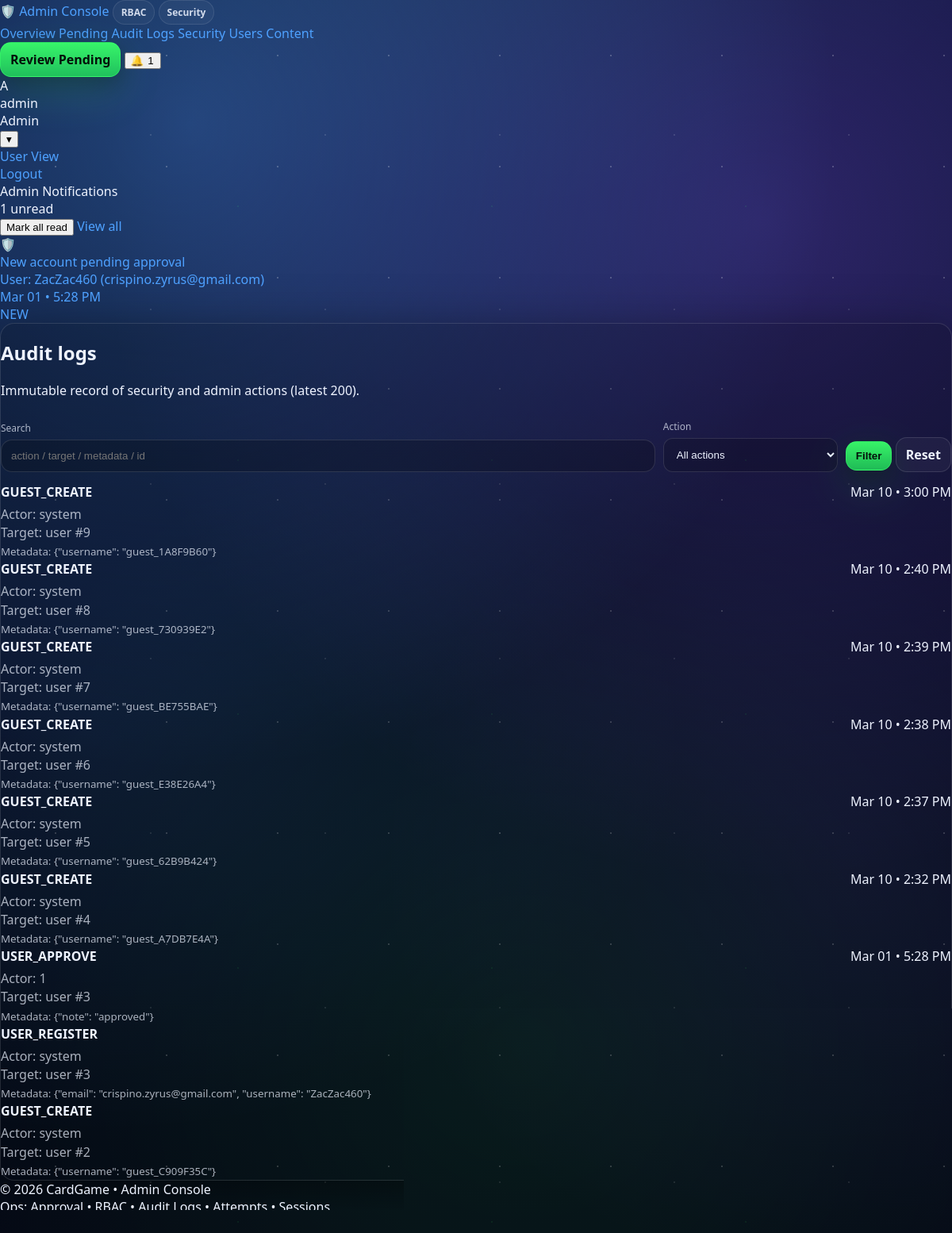
The app's page /admin/audit.php (signed in) with its own data.
### tables this page shows
CREATE TABLE `dashboard_notifications` (
  `id` bigint UNSIGNED NOT NULL,
  `user_id` bigint UNSIGNED NOT NULL,
  `type` varchar(32) NOT NULL,
  `title` varchar(120) NOT NULL,
  `body` varchar(500) DEFAULT NULL,
  `link_url` varchar(255) DEFAULT NULL,
  `is_read` tinyint(1) NOT NULL DEFAULT '0',
  `created_at` datetime NOT NULL DEFAULT CURRENT_TIMESTAMP,
  `read_at` datetime DEFAULT NULL
);

CREATE TABLE `audit_logs` (
  `id` bigint UNSIGNED NOT NULL,
  `actor_user_id` bigint UNSIGNED DEFAULT NULL,
  `action` varchar(64) NOT NULL,
  `target_type` varchar(32) NOT NULL,
  `target_id` bigint UNSIGNED DEFAULT NULL,
  `metadata_json` json DEFAULT NULL,
  `ip_address` varbinary(16) DEFAULT NULL,
  `created_at` datetime NOT NULL DEFAULT CURRENT_TIMESTAMP
);

### includes/helpers.php (called while the page is built, shortened)
<?php
function h($s): string {
  return htmlspecialchars((string)$s, ENT_QUOTES, 'UTF-8');
}
function base_path(): string {
  $script = $_SERVER['SCRIPT_NAME'] ?? '';
  $dir = rtrim(str_replace('\\', '/', dirname($script)), '/');
  if (preg_match('#^(.*?)/admin(?:/.*)?$#', $dir, $m)) {
    $dir = $m[1];
  }
  return $dir;
}

### includes/auth.php (called while the page is built, shortened)
<?php
require_once __DIR__ . '/helpers.php';
function current_user(): ?array {
  return $_SESSION['user'] ?? null;
}

### admin/audit.php (the view, shortened to what this page needs)
<?php
require_once __DIR__ . "/../includes/helpers.php";
require_once __DIR__ . "/../includes/auth.php";
require_once __DIR__ . "/../includes/admin_ui.php";
$bp = base_path();
$q = trim((string)($_GET['q'] ?? ''));
$sql = "
  SELECT a.id, a.actor_user_id, a.action, a.target_type, a.target_id, a.metadata_json, a.created_at
  FROM audit_logs a
  WHERE 1=1
";
$sql .= " ORDER BY a.created_at DESC LIMIT 200 ";
$stmt = $mysqli->prepare($sql);
$stmt->execute();
$rows = $stmt->get_result()->fetch_all(MYSQLI_ASSOC);
admin_ui_header("Audit Logs");
?>
<div class="card">
  <h2>Audit logs</h2>
  <p class="sub">Immutable record of security and admin actions (latest 200).</p>
  <form method="get" style="display:flex; gap:10px; flex-wrap:wrap; align-items:end;">
    <div style="flex:1; min-width:220px;">
      <label>Search</label>
      <input name="q" value="<?= h($q) ?>" placeholder="action / target / metadata / id"/>
    </div>
    <div style="min-width:220px;">
      <label>Action</label>
      <select name="action" style="width:100%; padding:12px; border-radius:12px; border:1px solid var(--border); background:rgba(0,0,0,.18); color:var(--text);">
        <option value="">All actions</option>
      </select>
    </div>
    <div class="btns" style="margin-top:0;">
      <button class="btn btn-primary" type="submit">Filter</button>
      <a class="btn" href="<?= h($bp) ?>/admin/audit.php">Reset</a>
    </div>
  </form>
  <div style="margin-top:14px;">
    <?php if (!$rows): ?>
      <div class="alert">No audit entries found.</div>
    <?php else: ?>
      <?php foreach ($rows as $r): ?>
        <div class="alert">
          <div style="display:flex; justify-content:space-between; gap:10px; flex-wrap:wrap;">
            <b><?= h($r['action']) ?></b>
            <span class="badge"><?= h(date("M d • g:i A", strtotime((string)$r['created_at']))) ?></span>
          </div>
          <div style="color:var(--muted); margin-top:6px; line-height:1.45;">
            Actor: <?= h((string)($r['actor_user_id'] ?? 'system')) ?><br/>
            Target: <?= h($r['target_type']) ?> #<?= h($r['target_id'] ?? '—') ?><br/>
            <?php if (!empty($r['metadata_json'])): ?>
              <small>Metadata: <?= h((string)$r['metadata_json']) ?></small>
            <?php endif; ?>
          </div>
        </div>
      <?php endforeach; ?>
    <?php endif; ?>
  </div>
</div>
<?php admin_ui_footer(); ?>

### includes/admin_ui.php (shortened to what this page needs)
<?php
require_once __DIR__ . '/helpers.php';
require_once __DIR__ . '/auth.php';
function admin_notif_icon(string $type): string {
  return match ($type) {
    'admin_approval'  => '🛡️',
    'security_alert'  => '🔐',
    'card_change'     => '🃏',
    'penalty'         => '⚠️',
    default           => '🔔',
  };
}
function admin_fetch_notifications(mysqli $mysqli, int $user_id, int $limit = 8): array {
  $stmt = $mysqli->prepare("
    SELECT id, type, title, body, link_url, is_read, created_at
    FROM dashboard_notifications
    WHERE user_id = ?
    ORDER BY created_at DESC
    LIMIT ?
  ");
  $stmt->bind_param("ii", $user_id, $limit);
  $stmt->execute();
  $rows = $stmt->get_result()->fetch_all(MYSQLI_ASSOC);
  return $rows;
}
function admin_count_unread(mysqli $mysqli, int $user_id): int {
  $stmt = $mysqli->prepare("SELECT COUNT(*) c FROM dashboard_notifications WHERE user_id = ? AND is_read = 0");
  $stmt->bind_param("i", $user_id);
  $stmt->execute();
  $c = (int)($stmt->get_result()->fetch_assoc()['c'] ?? 0);
  return $c;
}
function admin_ui_header(string $title = 'Admin'): void {
  global $mysqli;
  $bp = base_path();
  $u = current_user();
  $uid = (int)$u['id'];
  $unread = admin_count_unread($mysqli, $uid);
  $notes = admin_fetch_notifications($mysqli, $uid, 8);
  ?><!doctype html>
<html lang="en">
<head>
  <link rel="stylesheet" href="<?= h($bp) ?>/assets/style.css"/>
</head>
<body>
<header class="app-topbar">
  <div class="app-topbar__inner">
    <a class="brand" href="<?= h($bp) ?>/admin/index.php">
      <span class="brand__logo">🛡️</span>
      <span class="brand__name">Admin Console</span>
      <span class="pill">RBAC</span>
      <span class="pill pill-warn">Security</span>
    </a>
    <nav class="nav">
      <a class="nav__link" href="<?= h($bp) ?>/admin/index.php">Overview</a>
      <a class="nav__link" href="<?= h($bp) ?>/admin/pending-users.php">Pending</a>
      <a class="nav__link" href="<?= h($bp) ?>/admin/audit.php">Audit Logs</a>
      <a class="nav__link" href="<?= h($bp) ?>/admin/security.php">Security</a>
      <a class="nav__link" href="<?= h($bp) ?>/admin/users.php">Users</a>
      <a class="nav__link" href="<?= h($bp) ?>/admin/game-content.php">Content</a>
    </nav>
    <div class="actions">
      <a class="btn btn-primary" href="<?= h($bp) ?>/admin/pending-users.php">
        Review Pending
      </a>
      <button class="icon-btn" id="notifBtn" type="button" aria-haspopup="true" aria-expanded="false" title="Notifications">
        🔔
        <?php if ($unread > 0): ?>
          <span class="dot"><?= (int)$unread ?></span>
        <?php endif; ?>
      </button>
      <div class="userchip" id="userChip">
        <div class="avatar"><?= h(strtoupper(substr((string)$u['username'], 0, 1))) ?></div>
        <div class="userchip__meta">
          <div class="userchip__name"><?= h($u['username']) ?></div>
          <div class="userchip__sub">Admin</div>
        </div>
        <button class="icon-btn" id="userMenuBtn" type="button" aria-haspopup="true" aria-expanded="false" title="Menu">▾</button>
        <div class="dropdown" id="userMenu" role="menu">
          <a class="dropdown__item" href="<?= h($bp) ?>/dashboard.php">User View</a>
          <a class="dropdown__item danger" href="<?= h($bp) ?>/logout.php">Logout</a>
        </div>
      </div>
      <div class="dropdown dropdown--wide" id="notifMenu" aria-label="Notifications">
        <div class="dropdown__head">
          <div>
            <div class="dropdown__title">Admin Notifications</div>
            <div class="dropdown__sub"><?= $unread ?> unread</div>
          </div>
          <div class="dropdown__headActions">
            <button class="mini-btn" id="markAllReadBtn" type="button">Mark all read</button>
            <a class="mini-btn" href="<?= h($bp) ?>/notifications.php">View all</a>
          </div>
        </div>
        <div class="dropdown__list">
          <?php if (!$notes): ?>
            <div class="empty">No notifications yet.</div>
          <?php else: ?>
            <?php foreach ($notes as $n): ?>
              <?php
                $icon = admin_notif_icon((string)$n['type']);
                $is_read = ((int)$n['is_read'] === 1);
                $when = $n['created_at'] ? date("M d • g:i A", strtotime((string)$n['created_at'])) : '';
                $link = (string)($n['link_url'] ?? '');
                $href = $link ? ($bp . $link) : '#';
              ?>
              <a class="notif <?= $is_read ? 'read' : 'unread' ?>"
                 href="<?= h($href) ?>"
                 data-notif-id="<?= (int)$n['id'] ?>"
                 data-has-link="<?= $link ? '1' : '0' ?>">
                <div class="notif__icon"><?= $icon ?></div>
                <div class="notif__body">
                  <div class="notif__title"><?= h($n['title']) ?></div>
                  <?php if (!empty($n['body'])): ?>
                    <div class="notif__text"><?= h($n['body']) ?></div>
                  <?php endif; ?>
                  <div class="notif__time"><?= h($when) ?></div>
                </div>
                <?php if (!$is_read): ?><div class="notif__pill">NEW</div><?php endif; ?>
              </a>
            <?php endforeach; ?>
          <?php endif; ?>
        </div>
      </div>
    </div>
  </div>
</header>
<main class="app-shell">
<?php
}
function admin_ui_footer(): void {
  $bp = base_path();
  ?>
</main>
<footer class="app-footer">
  <div class="app-footer__inner">
    <div class="muted">© <?= date('Y') ?> CardGame • Admin Console</div>
    <div class="muted">Ops: Approval • RBAC • Audit Logs • Attempts • Sessions</div>
    <div class="muted"><a href="<?= h($bp) ?>/admin/index.php">Admin Home</a></div>
  </div>
</footer>
</body>
</html>
<?php
}

### assets/style.css (style rules this page uses)
:root { --bg0:#050818; --bg1:#070b22; --bg2:#0a1233; --text:#eef3ff; --muted:rgba(238,243,255,.70); --softText:rgba(238,243,255,.86); --faintText:rgba(238,243,255,.60); --primary:#39ff6a; --primary2:#21d85a; --blue:#4ea1ff; --violet:#8b5cff; --danger:#ff4d6d; --warn:#ffcd66; --radius:18px; --max:1120px; --border:rgba(255,255,255,.12); --border2:rgba(255,255,255,.10); --glass:rgba(0,0,0,.18); --glass2:rgba(255,255,255,.06); --surface:rgba(255,255,255,.04); --surfaceHover:rgba(255,255,255,.06); --surfaceStrong:rgba(255,255,255,.08); --shadow:0 22px 70px rgba(0,0,0,.55); --shadowSoft:0 12px 35px rgba(0,0,0,.38); --ring:0 0 0 3px rgba(57,255,106,.12); --nebulaA:rgba(78,161,255,.35); --nebulaB:rgba(139,92,255,.28); --nebulaC:rgba(57,255,106,.10); --nebulaD:rgba(33,216,90,.08); --nebulaE:rgba(78,161,255,.12); --nebulaF:rgba(139,92,255,.10); --star1:rgba(255,255,255,.60); --star2:rgba(255,255,255,.35); --star3:rgba(57,255,106,.25); --topnavBg:rgba(4,6,18,.55); --footerBg:rgba(2,4,12,.55); --bannerBg:rgba(12,18,44,.70); --inputBg:rgba(0,0,0,.22); --modalBg:rgba(8,12,28,.92); }
* { box-sizing:border-box; }
html,body { height:100%; }
body { margin:0; font-family: ui-sans-serif, system-ui, -apple-system, Segoe UI, Roboto, Arial; color:var(--text); background:linear-gradient(180deg, var(--bg1), var(--bg0)); overflow-x:hidden; }
a { color:var(--blue); text-decoration:none; }
body::before { content:""; position:fixed; inset:0; z-index:-1; background: radial-gradient(circle at 20% 10%, var(--nebulaA), transparent 48%), radial-gradient(circle at 80% 18%, var(--nebulaB), transparent 52%), radial-gradient(circle at 55% 85%, var(--nebulaC), transparent 55%), radial-gradient(1100px 700px at 50% -10%, var(--nebulaD), transparent 60%), radial-gradient(1200px 800px at 10% 60%, var(--nebulaE), transparent 62%), radial-gradient(1000px 900px at 90% 70%, var(--nebulaF), transparent 60%), linear-gradient(180deg, var(--bg2), var(--bg0)); }
body::after { content:""; position:fixed; inset:0; z-index:-1; pointer-events:none; opacity:.35; background-image: radial-gradient(var(--star1) 1px, transparent 1.2px), radial-gradient(var(--star2) 1px, transparent 1.2px), radial-gradient(var(--star3) 1px, transparent 1.3px); background-size:140px 140px, 220px 220px, 320px 320px; background-position:0 0, 80px 60px, 140px 100px; filter:blur(.2px); }
.card { border:1px solid var(--border); border-radius:var(--radius); background:var(--glass); box-shadow:var(--shadow); }
.pill { display:inline-flex; align-items:center; gap:8px; padding:6px 10px; border-radius:999px; border:1px solid var(--border2); background:var(--surface); font-size:12px; font-weight:900; color:var(--softText); }
.dot { width:10px; height:10px; border-radius:999px; display:inline-block; }
.btn { appearance:none; border:1px solid var(--border); background:var(--surface); color:var(--text); border-radius:14px; padding:10px 12px; cursor:pointer; font-weight:800; display:inline-flex; align-items:center; justify-content:center; gap:10px; transition:transform .12s ease, filter .12s ease, box-shadow .12s ease; }
.btn-primary { color:#04110a; border-color:rgba(57,255,106,.50); background:linear-gradient(180deg, rgba(57,255,106,.95), rgba(33,216,90,.85)); box-shadow:0 18px 55px rgba(57,255,106,.18), 0 10px 30px rgba(0,0,0,.35); }
label { display:block; margin:10px 0 6px; color:var(--muted); font-size:12px; }
input, select { width:100%; padding:12px 12px; border-radius:14px; border:1px solid var(--border); background:var(--inputBg); color:var(--text); outline:none; }

### records on screen
dashboard_notifications: type "🛡️", title "New account pending approval", body "User: ZacZac460 (crispino.zyrus@gmail.com)", created_at "Mar 01 • 5:28 PM", is_read "NEW"
audit_logs: action "GUEST_CREATE", created_at "Mar 10 • 3:00 PM", actor_user "system", target_type "user", target "9", metadata_json "{\"username\": \"guest_1A8F9B60\"}"
audit_logs: action "GUEST_CREATE", created_at "Mar 10 • 2:40 PM", actor_user "system", target_type "user", target "8", metadata_json "{\"username\": \"guest_730939E2\"}"
audit_logs: action "GUEST_CREATE", created_at "Mar 10 • 2:39 PM", actor_user "system", target_type "user", target "7", metadata_json "{\"username\": \"guest_BE755BAE\"}"
audit_logs: action "GUEST_CREATE", created_at "Mar 10 • 2:38 PM", actor_user "system", target_type "user", target "6", metadata_json "{\"username\": \"guest_E38E26A4\"}"
audit_logs: action "GUEST_CREATE", created_at "Mar 10 • 2:37 PM", actor_user "system", target_type "user", target "5", metadata_json "{\"username\": \"guest_62B9B424\"}"
audit_logs: action "GUEST_CREATE", created_at "Mar 10 • 2:32 PM", actor_user "system", target_type "user", target "4", metadata_json "{\"username\": \"guest_A7DB7E4A\"}"
audit_logs: action "USER_APPROVE", created_at "Mar 01 • 5:28 PM", actor_user "1", target_type "user", target "3", metadata_json "{\"note\": \"approved\"}"
audit_logs: action "USER_REGISTER", actor_user "system", target_type "user", target "3", metadata_json "{\"email\": \"crispino.zyrus@gmail.com\", \"username\": \"ZacZac460\"}"
audit_logs: action "GUEST_CREATE", actor_user "system", target_type "user", target "2", metadata_json "{\"username\": \"guest_C909F35C\"}"

### other values on screen
$unread "1"
substr((string)$u['username'], 0, 1) "A"
$u['username'] "admin"
